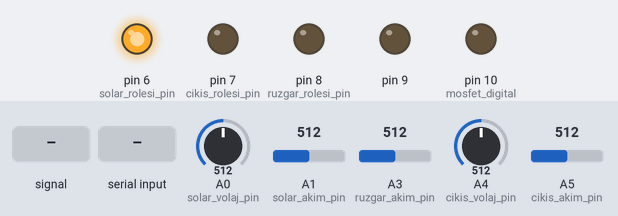
Bench run of a sketch on a simulated Arduino Uno, built with avr-gcc and run on an emulated ATmega328P. Shown: output pins drawn as LEDs (lit = HIGH). The test bench sets the inputs (shaded band); at power-on: A0 (solar_volaj_pin) = 512, A1 (solar_akim_pin) = 512, A3 (ruzgar_akim_pin) = 512, A4 (cikis_volaj_pin) = 512, A5 (cikis_akim_pin) = 512.

Above: at 1.2 s.
1.3 s: A0 (solar_volaj_pin) fed a 200 Hz sine of ±81 counts around its level
At 2.5 s:
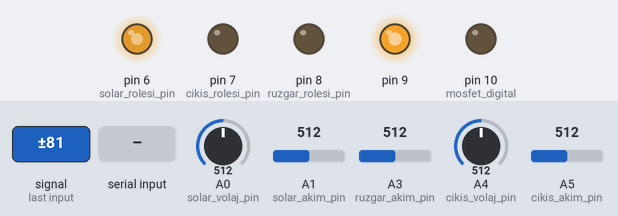
2.8 s: "istek" received over Serial
At 3.2 s:
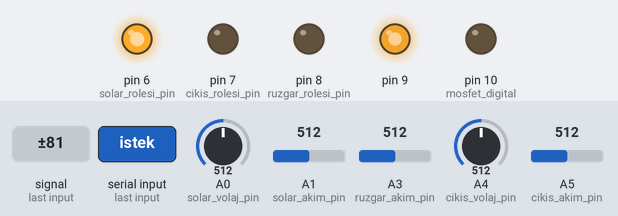
5.8 s: A0 (solar_volaj_pin) set to 30
Timing chart, 0 to 8.8 s (numbered marks = the images above; inputs shaded):
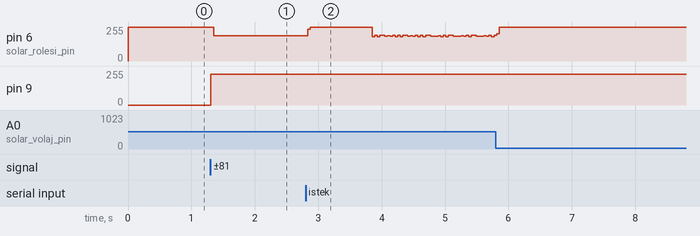

Measured:
- after the input at 1.3 s, pin 6 (solar_rolesi_pin): 255/255 → 188/255 after 0.05 s; pin 9: 0/255 → 230/255 at once

The sketch:

V1.ino
```cpp
#include <EEPROM.h>
#include "pinler_ve_okuma.h"
#include "algoritma.h"
#include "pil_sarj.h"
#include "iletisim.h"
//#include "iletisim_eski.h"
#include "kolay_ayarlar.h"


void setup(){
  Serial.begin(115200);
  kolay_setup();
  pinler_setup();
  iletisim_setup();
  sarj_durumu = kapali;
  pil_secimi();
  algoritma_setup();
}

void loop(){
  degerleri_oku();
  sarj_baslat();
  seri_port_loop();
  //Serial.print("PV:"); Serial.print(solar_V); Serial.print("V;"); Serial.print(solar_A); Serial.print("A;"); Serial.print(solar_W); Serial.println("W");

}
```

algoritma.h
```cpp
#include "TimerOne.h"
#define pwm_full 1023
#define pwm_maks 100
int pwm_min = 60, pwm_baslangic = 90, pwm_artis = 1;
#define bir_saniye 5000

unsigned int seconds = 0;
unsigned int eski_saniye = 0;
unsigned int interrupt_counter = 0;
unsigned long time = 0;
int pwm = 0;

void callback(){
  if(interrupt_counter++ > bir_saniye){
    interrupt_counter = 0;
    seconds++;
  }
}

void algoritma_setup(){

  Timer1.initialize(20);
  Timer1.pwm(mosfet_pwm, 0);
  Timer1.attachInterrupt(callback);
  pwm = pwm_baslangic;

}

void pwm_ayarla(){
  if(pwm > pwm_maks){
    pwm = pwm_maks;
  }
  else if(pwm < pwm_min){
    pwm = pwm_min;
  }
  if (pwm < pwm_maks){
    Timer1.pwm(mosfet_pwm,(pwm_full * (long)pwm / 100), 20);
  }
  else if (pwm == pwm_maks){
    Timer1.pwm(mosfet_pwm, pwm_full - 1, 20);
  }
}
```

iletisim.h
```cpp
#include <SoftwareSerial.h>
#include <ArduinoJson.h>

String mesaj = "";
bool mesaj_hazir = false;


#define rx 2
#define tx 3

#define wifi_ad "KARAMAN_2.4GHz_plus"
#define wifi_sifre ""


SoftwareSerial espserial(rx, tx);

void iletisim_setup(){
  espserial.begin(74880);
}

/*void seri_port_loop(){
  Serial.print("PV:"); Serial.print(solar_V); Serial.print("V;"); Serial.print(solar_A); Serial.print("A;"); Serial.print(solar_W); Serial.println("W");
  Serial.print("RT:"); Serial.print(ruzgar_V); Serial.print("V;"); Serial.print(ruzgar_A); Serial.print("A;"); Serial.print(ruzgar_W); Serial.println("W");
  Serial.print("Bat:"); Serial.print(cikis_V); Serial.print("V;"); Serial.print(cikis_A); Serial.print("A;"); Serial.print(cikis_W); Serial.println("W");
  Serial.print("PWM:"); if(sarj_durumu == kapali) {Serial.println("0");} else Serial.println(pwm,DEC);
  Serial.print("Durum:"); Serial.println(sarj_durumu);
}*/

void seri_port_cevap(){
  while(Serial.available()){
    mesaj = Serial.readString();
    mesaj_hazir = true;
  }
  while(espserial.available()){
    mesaj = espserial.readString();
    //Serial.print("gelen "); Serial.println(mesaj);
    mesaj_hazir = true;
  }
  if(mesaj_hazir > 0){
    DynamicJsonDocument doc(512);
    DeserializationError error = deserializeJson(doc,mesaj);
    if(error){
      //Serial.print(F("hata"));
      //Serial.println(error.c_str());
      mesaj_hazir = false;
      return;
    }
    if(doc["MQTT"] == "istek"){
      //Serial.println("istek");
      doc["MQTT"] = true;
      doc["SP/V"] = solar_V; doc["SP/A"] = solar_A; doc["SP/W"] = solar_W;

      doc["RT/V"] = ruzgar_V; doc["RT/A"] = ruzgar_A; doc["RT/W"] = ruzgar_W;

      doc["BT/V"] = cikis_V; doc["BT/A"] = cikis_A; doc["BT/W"] = cikis_W;

      int pwm_durum;
      sarj_durumu ? pwm_durum = pwm :pwm_durum = 0;
      doc["DR/PWM"] = pwm_durum; doc["DR/D"] = sarj_durumu;
      serializeJson(doc,espserial);
      serializeJson(doc,Serial);
    }
    mesaj_hazir = false;
  }
}

void seri_port_istek(){

}

void seri_port_loop(){
  seri_port_cevap();
  seri_port_istek();
}
```

kolay_ayarlar.h
```cpp
                       //Batarya min Batarya maks Batarya float
int pil[pil_tur_sayisi][3] = {{11.0,14.1,13.6}};

void kolay_setup(){
  min_solar_W = 1.0, dusuk_solar_W = 5.0, min_ruzgar_W = 0;
  pil_turu = 0;//12aku 24aku 36aku 1sli-ion
}

void pil_secimi(){

  min_cikis_V = pil[pil_turu][0];
  maks_cikis_V = pil[pil_turu][1];
  cikis_float_V = pil[pil_turu][2];

}
```

pil_sarj.h
```cpp
float min_solar_W = 0, dusuk_solar_W = 0, min_ruzgar_W = 0, min_cikis_V = 0, maks_cikis_V = 0, cikis_float_V = 0, eski_solar_W = 0;
const int pil_tur_sayisi = 3;
int pil_turu = 0;

enum sarj_modu {kapali, acik, bulk, batarya_float} sarj_durumu;

void sarj_baslat(){

  static int kapali_sayaci = kapali;

  switch (sarj_durumu){
    case acik:
      if (solar_W < min_solar_W){
        sarj_durumu = kapali;
        kapali_sayaci = kapali;
        solar_kapat;
      }
      else if (cikis_V > (cikis_float_V - 0.1)){
        sarj_durumu = batarya_float;
      }
      else if (solar_W < dusuk_solar_W){
        pwm = pwm_maks;
        pwm_ayarla();
      }
      else {
        pwm = ((cikis_V * 10) / (solar_V / 10)) + 5;
        sarj_durumu = bulk;
      }
      break;
    case bulk:
      if (solar_W < min_solar_W){
        sarj_durumu = kapali;
        kapali_sayaci = kapali;
        solar_kapat;
      }
      else if (cikis_V > cikis_float_V){
        sarj_durumu = batarya_float;
      }
      else if (solar_W < dusuk_solar_W){
        sarj_durumu = acik;
        solar_ac;
      }
      else {
        if (eski_solar_W >= solar_W){
          pwm_artis = -pwm_artis;
        }
        pwm += pwm_artis;
        eski_solar_W = solar_W;
        pwm_ayarla();
      }
      break;
    case batarya_float:

      if (solar_W < min_solar_W){
        sarj_durumu = kapali;
        kapali_sayaci = kapali;
        solar_kapat;
        pwm_ayarla();
      }
      else if (cikis_V > cikis_float_V){
        solar_kapat;
        pwm = pwm_maks;
        pwm_ayarla();
      }
      else if (cikis_V < cikis_float_V){
        pwm = pwm_maks;
        pwm_ayarla();
        solar_ac;
        if (cikis_V < (cikis_float_V - 0.1)){
        sarj_durumu = bulk;
        }
      }
      break;
    case kapali:
      solar_kapat;
      if (kapali_sayaci > 0){
        kapali_sayaci--;
      }
      else if ((cikis_V > cikis_float_V) && (solar_V > cikis_V)){
        sarj_durumu = batarya_float;
        solar_ac;
      }
      else if ((cikis_V > min_cikis_V) && (cikis_V < cikis_float_V) && (solar_V > cikis_V)) {
        sarj_durumu = bulk;
        solar_ac;
      }
      break;
    default:
      solar_kapat;
      break;
  }
}
```

pinler_ve_okuma.h
```cpp
#define solar_rolesi_pin 6
#define cikis_rolesi_pin 7
#define ruzgar_rolesi_pin 8

#define solar_volaj_pin A0
#define solar_akim_pin A1

#define ruzgar_volaj_pin A2
#define ruzgar_akim_pin A3

#define cikis_volaj_pin A4
#define cikis_akim_pin A5

#define mosfet_pwm 9
#define mosfet_digital 10

#define solar_kapat digitalWrite(solar_rolesi_pin,HIGH), solar_role_durum = false
#define solar_ac digitalWrite(solar_rolesi_pin,LOW), solar_role_durum = true;

boolean solar_role_durum = false, cikis_role_durum = false, ruzgar_role_durum = false;
void pinler_setup(){
  pinMode(solar_rolesi_pin,OUTPUT);
  digitalWrite(solar_rolesi_pin,LOW);

  pinMode(cikis_rolesi_pin,OUTPUT);
  digitalWrite(cikis_rolesi_pin,LOW);

  pinMode(ruzgar_rolesi_pin,OUTPUT);
  digitalWrite(ruzgar_rolesi_pin,LOW);

  pinMode(mosfet_digital,OUTPUT);
  digitalWrite(mosfet_digital,LOW);
}

const float direnc_ust = 22000.0, direnc_alt = 2200.0;
float voltaj_ref = 5.0;

float solar_V = 0, solar_A = 0, solar_W  = 0;
float ruzgar_V = 0, ruzgar_A = 0, ruzgar_W = 0;
float cikis_V = 0, cikis_A = 0, cikis_W = 0;

void degerleri_oku(){
  solar_V = analogRead(solar_volaj_pin) * (voltaj_ref/1023) * ((direnc_ust + direnc_alt) / direnc_alt);
  ruzgar_V = analogRead(solar_volaj_pin) * (voltaj_ref/1023) * ((direnc_ust + direnc_alt) / direnc_alt);
  cikis_V = analogRead(cikis_volaj_pin) * (voltaj_ref/1023) * ((direnc_ust + direnc_alt) / direnc_alt);

  solar_A = analogRead(solar_akim_pin) * (voltaj_ref/1023) * 0.185 - ((voltaj_ref / 2.0) * 0.185);
  ruzgar_A = analogRead(ruzgar_akim_pin) * (voltaj_ref/1023) * 0.185 - ((voltaj_ref / 2.0) * 0.185);
  cikis_A = analogRead(cikis_akim_pin) * (voltaj_ref/1023) * 0.185 - ((voltaj_ref / 2.0) * 0.185);

  solar_W = solar_V * solar_A;
  ruzgar_W = ruzgar_V * ruzgar_A;
  cikis_W = cikis_V * cikis_A;
}
```
